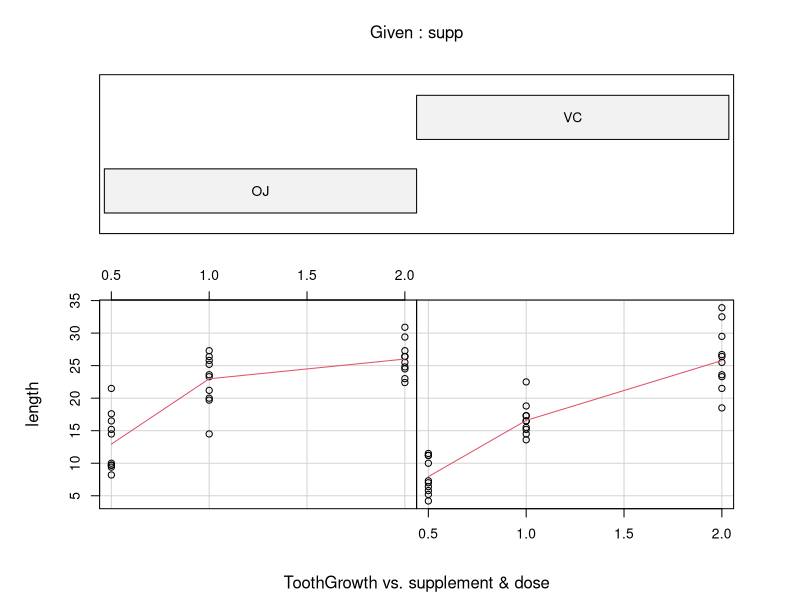
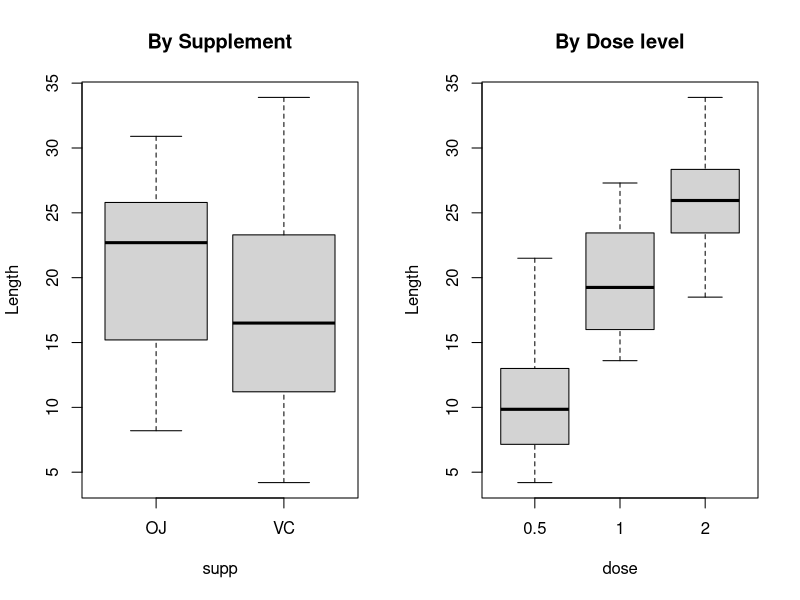
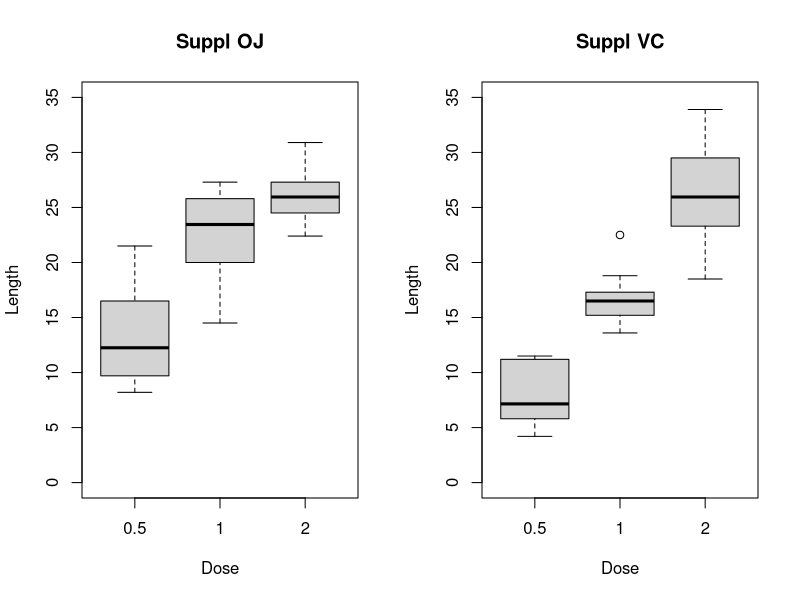

Here is the R script that generated these plots, in order:
## ---- chunk 1
data(ToothGrowth)
## ---- chunk 2
data(ToothGrowth)
summary(ToothGrowth)
head(ToothGrowth)
with(ToothGrowth, table(dose,supp))
## ---- chunk 3

require(graphics)
coplot(len ~ dose | supp, 
       data = ToothGrowth, panel = panel.smooth,
       xlab = "ToothGrowth vs. supplement & dose",
       ylab = "length"
       )

## ---- chunk 4
par(mfrow=c(1,2))

boxplot(len ~ supp, data = ToothGrowth,
        main="By Supplement", 
        ylab="Length")

boxplot(len ~ dose, data = ToothGrowth,
        main="By Dose level", 
        ylab="Length")
## ---- chunk 5
par(mfrow=c(1,2))

boxplot(len ~ dose, 
        data = ToothGrowth[ToothGrowth$supp=="OJ",],
        ylim=c(0,35),
        main="Suppl OJ",
        xlab="Dose",
        ylab="Length"
        )

boxplot(len ~ dose, 
        data = ToothGrowth[ToothGrowth$supp=="VC",],
        ylim=c(0,35),
        main="Suppl VC",
        xlab="Dose",
        ylab="Length"
        )
## ---- chunk 6
t.test( len ~ supp, ToothGrowth )
## ---- chunk 7
dose <- c(0.5,1.0,2.0)

results <- data.frame()
for (d in dose) {
  tdose <- t.test( len ~ supp, 
                   subset(ToothGrowth,
                          dose==d))
  row <- with(tdose, 
              cbind(d,statistic,parameter,
                    conf.int[1],conf.int[2],
                    p.value)
              )
  results <- rbind(results, row)
}

names(results) <- c("Dose","t.stat","df",
                    "95CI.lo", "95CI.hi",
                    "pval")

round(results,3)
